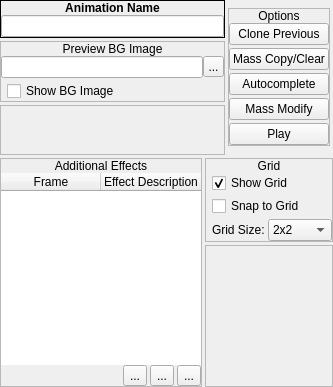
          <widget class="QWidget" name="widget_11" native="true">
           <property name="sizePolicy">
            <sizepolicy hsizetype="Fixed" vsizetype="Preferred">
             <horstretch>0</horstretch>
             <verstretch>0</verstretch>
            </sizepolicy>
           </property>
           <layout class="QVBoxLayout" name="verticalLayout_14">
            <property name="spacing">
             <number>3</number>
            </property>
            <property name="margin">
             <number>0</number>
            </property>
            <item>
             <widget class="QWidget" name="widget_14" native="true">
              <layout class="QHBoxLayout" name="horizontalLayout_3">
               <property name="spacing">
                <number>3</number>
               </property>
               <property name="margin">
                <number>0</number>
               </property>
               <item>
                <widget class="QWidget" name="widget_9" native="true">
                 <layout class="QVBoxLayout" name="verticalLayout_16">
                  <property name="spacing">
                   <number>3</number>
                  </property>
                  <property name="margin">
                   <number>0</number>
                  </property>
                  <item>
                   <widget class="QFrame" name="frame_39">
                    <property name="sizePolicy">
                     <sizepolicy hsizetype="Preferred" vsizetype="Fixed">
                      <horstretch>0</horstretch>
                      <verstretch>0</verstretch>
                     </sizepolicy>
                    </property>
                    <property name="frameShape">
                     <enum>QFrame::Box</enum>
                    </property>
                    <property name="frameShadow">
                     <enum>QFrame::Plain</enum>
                    </property>
                    <layout class="QVBoxLayout" name="verticalLayout_107">
                     <property name="spacing">
                      <number>0</number>
                     </property>
                     <property name="margin">
                      <number>0</number>
                     </property>
                     <item>
                      <widget class="QLabel" name="label_100">
                       <property name="sizePolicy">
                        <sizepolicy hsizetype="Preferred" vsizetype="Fixed">
                         <horstretch>0</horstretch>
                         <verstretch>0</verstretch>
                        </sizepolicy>
                       </property>
                       <property name="font">
                        <font>
                         <weight>75</weight>
                         <bold>true</bold>
                        </font>
                       </property>
                       <property name="text">
                        <string>Animation Name</string>
                       </property>
                       <property name="alignment">
                        <set>Qt::AlignCenter</set>
                       </property>
                      </widget>
                     </item>
                     <item>
                      <widget class="QWidget" name="widget_52" native="true">
                       <property name="sizePolicy">
                        <sizepolicy hsizetype="Preferred" vsizetype="Fixed">
                         <horstretch>0</horstretch>
                         <verstretch>0</verstretch>
                        </sizepolicy>
                       </property>
                       <layout class="QVBoxLayout" name="verticalLayout_108">
                        <property name="spacing">
                         <number>0</number>
                        </property>
                        <property name="margin">
                         <number>0</number>
                        </property>
                        <item>
                         <widget class="QLineEdit" name="leName">
                          <property name="sizePolicy">
                           <sizepolicy hsizetype="Preferred" vsizetype="Fixed">
                            <horstretch>0</horstretch>
                            <verstretch>0</verstretch>
                           </sizepolicy>
                          </property>
                          <property name="maxLength">
                           <number>24</number>
                          </property>
                         </widget>
                        </item>
                       </layout>
                      </widget>
                     </item>
                    </layout>
                   </widget>
                  </item>
                  <item>
                   <widget class="QFrame" name="frame_2">
                    <property name="sizePolicy">
                     <sizepolicy hsizetype="Preferred" vsizetype="Fixed">
                      <horstretch>0</horstretch>
                      <verstretch>0</verstretch>
                     </sizepolicy>
                    </property>
                    <property name="frameShape">
                     <enum>QFrame::StyledPanel</enum>
                    </property>
                    <property name="frameShadow">
                     <enum>QFrame::Raised</enum>
                    </property>
                    <layout class="QVBoxLayout" name="verticalLayout_3">
                     <property name="spacing">
                      <number>0</number>
                     </property>
                     <property name="margin">
                      <number>0</number>
                     </property>
                     <item>
                      <widget class="QLabel" name="label_2">
                       <property name="sizePolicy">
                        <sizepolicy hsizetype="Preferred" vsizetype="Fixed">
                         <horstretch>0</horstretch>
                         <verstretch>0</verstretch>
                        </sizepolicy>
                       </property>
                       <property name="text">
                        <string>Preview BG Image</string>
                       </property>
                       <property name="alignment">
                        <set>Qt::AlignCenter</set>
                       </property>
                      </widget>
                     </item>
                     <item>
                      <widget class="QWidget" name="widget_2" native="true">
                       <layout class="QVBoxLayout" name="verticalLayout_17">
                        <property name="spacing">
                         <number>3</number>
                        </property>
                        <property name="margin">
                         <number>0</number>
                        </property>
                        <item>
                         <widget class="QWidget" name="widget_22" native="true">
                          <layout class="QHBoxLayout" name="horizontalLayout">
                           <property name="spacing">
                            <number>0</number>
                           </property>
                           <property name="margin">
                            <number>0</number>
                           </property>
                           <item>
                            <widget class="QLineEdit" name="leBGImage">
                             <property name="readOnly">
                              <bool>true</bool>
                             </property>
                            </widget>
                           </item>
                           <item>
                            <widget class="QToolButton" name="bBrowseBGImage">
                             <property name="minimumSize">
                              <size>
                               <width>21</width>
                               <height>21</height>
                              </size>
                             </property>
                             <property name="maximumSize">
                              <size>
                               <width>21</width>
                               <height>21</height>
                              </size>
                             </property>
                             <property name="text">
                              <string>...</string>
                             </property>
                             <property name="icon">
                              <iconset resource="gui_icons.qrc">
                               <normaloff>:/icons/fileopen.png</normaloff>:/icons/fileopen.png</iconset>
                             </property>
                            </widget>
                           </item>
                          </layout>
                         </widget>
                        </item>
                        <item>
                         <widget class="QWidget" name="widget_15" native="true">
                          <layout class="QHBoxLayout" name="horizontalLayout_2">
                           <property name="spacing">
                            <number>0</number>
                           </property>
                           <property name="leftMargin">
                            <number>6</number>
                           </property>
                           <property name="topMargin">
                            <number>0</number>
                           </property>
                           <property name="rightMargin">
                            <number>0</number>
                           </property>
                           <property name="bottomMargin">
                            <number>0</number>
                           </property>
                           <item>
                            <widget class="QCheckBox" name="cbShowBGImage">
                             <property name="text">
                              <string>Show BG Image</string>
                             </property>
                            </widget>
                           </item>
                          </layout>
                         </widget>
                        </item>
                       </layout>
                      </widget>
                     </item>
                    </layout>
                   </widget>
                  </item>
                  <item>
                   <widget class="QFrame" name="frame_10">
                    <property name="frameShape">
                     <enum>QFrame::StyledPanel</enum>
                    </property>
                    <property name="frameShadow">
                     <enum>QFrame::Raised</enum>
                    </property>
                   </widget>
                  </item>
                 </layout>
                </widget>
               </item>
               <item>
                <widget class="QFrame" name="frame_3">
                 <property name="sizePolicy">
                  <sizepolicy hsizetype="Fixed" vsizetype="Fixed">
                   <horstretch>0</horstretch>
                   <verstretch>0</verstretch>
                  </sizepolicy>
                 </property>
                 <property name="frameShape">
                  <enum>QFrame::StyledPanel</enum>
                 </property>
                 <property name="frameShadow">
                  <enum>QFrame::Raised</enum>
                 </property>
                 <layout class="QVBoxLayout" name="verticalLayout_9">
                  <property name="spacing">
                   <number>0</number>
                  </property>
                  <property name="margin">
                   <number>0</number>
                  </property>
                  <item>
                   <widget class="QLabel" name="label_3">
                    <property name="sizePolicy">
                     <sizepolicy hsizetype="Preferred" vsizetype="Fixed">
                      <horstretch>0</horstretch>
                      <verstretch>0</verstretch>
                     </sizepolicy>
                    </property>
                    <property name="text">
                     <string>Options</string>
                    </property>
                    <property name="alignment">
                     <set>Qt::AlignCenter</set>
                    </property>
                   </widget>
                  </item>
                  <item>
                   <widget class="QWidget" name="widget_3" native="true">
                    <layout class="QVBoxLayout" name="verticalLayout_10">
                     <property name="spacing">
                      <number>3</number>
                     </property>
                     <property name="margin">
                      <number>0</number>
                     </property>
                     <item>
                      <widget class="QPushButton" name="bClonePrevious">
                       <property name="text">
                        <string>Clone Previous</string>
                       </property>
                      </widget>
                     </item>
                     <item>
                      <widget class="QPushButton" name="bMassCopyClear">
                       <property name="text">
                        <string>Mass Copy/Clear</string>
                       </property>
                      </widget>
                     </item>
                     <item>
                      <widget class="QPushButton" name="bAutocomplete">
                       <property name="text">
                        <string>Autocomplete</string>
                       </property>
                      </widget>
                     </item>
                     <item>
                      <widget class="QPushButton" name="bMassModify">
                       <property name="text">
                        <string>Mass Modify</string>
                       </property>
                      </widget>
                     </item>
                     <item>
                      <widget class="QPushButton" name="bPlay">
                       <property name="text">
                        <string>Play</string>
                       </property>
                       <property name="icon">
                        <iconset resource="gui_icons.qrc">
                         <normaloff>:/icons/testplay.png</normaloff>:/icons/testplay.png</iconset>
                       </property>
                      </widget>
                     </item>
                    </layout>
                   </widget>
                  </item>
                 </layout>
                </widget>
               </item>
               <item>
                <widget class="QWidget" name="widget_5" native="true">
                 <property name="sizePolicy">
                  <sizepolicy hsizetype="Fixed" vsizetype="Preferred">
                   <horstretch>0</horstretch>
                   <verstretch>0</verstretch>
                  </sizepolicy>
                 </property>
                 <property name="minimumSize">
                  <size>
                   <width>0</width>
                   <height>155</height>
                  </size>
                 </property>
                 <property name="maximumSize">
                  <size>
                   <width>16777215</width>
                   <height>155</height>
                  </size>
                 </property>
                 <layout class="QVBoxLayout" name="verticalLayout_11">
                  <property name="spacing">
                   <number>3</number>
                  </property>
                  <property name="margin">
                   <number>0</number>
                  </property>
                 </layout>
                </widget>
               </item>
              </layout>
             </widget>
            </item>
            <item>
             <widget class="QWidget" name="widget_16" native="true">
              <property name="sizePolicy">
               <sizepolicy hsizetype="Fixed" vsizetype="Preferred">
                <horstretch>0</horstretch>
                <verstretch>0</verstretch>
               </sizepolicy>
              </property>
              <layout class="QHBoxLayout" name="horizontalLayout_11">
               <property name="spacing">
                <number>3</number>
               </property>
               <property name="margin">
                <number>0</number>
               </property>
               <item>
                <widget class="QFrame" name="frame_5">
                 <property name="sizePolicy">
                  <sizepolicy hsizetype="Fixed" vsizetype="Preferred">
                   <horstretch>0</horstretch>
                   <verstretch>0</verstretch>
                  </sizepolicy>
                 </property>
                 <property name="frameShape">
                  <enum>QFrame::StyledPanel</enum>
                 </property>
                 <property name="frameShadow">
                  <enum>QFrame::Raised</enum>
                 </property>
                 <layout class="QVBoxLayout" name="verticalLayout_12">
                  <property name="spacing">
                   <number>0</number>
                  </property>
                  <property name="margin">
                   <number>0</number>
                  </property>
                  <item>
                   <widget class="QLabel" name="label_6">
                    <property name="sizePolicy">
                     <sizepolicy hsizetype="Preferred" vsizetype="Fixed">
                      <horstretch>0</horstretch>
                      <verstretch>0</verstretch>
                     </sizepolicy>
                    </property>
                    <property name="text">
                     <string>Additional Effects</string>
                    </property>
                    <property name="alignment">
                     <set>Qt::AlignCenter</set>
                    </property>
                   </widget>
                  </item>
                  <item>
                   <widget class="QWidget" name="widget_7" native="true">
                    <layout class="QVBoxLayout" name="verticalLayout_13">
                     <property name="spacing">
                      <number>0</number>
                     </property>
                     <property name="margin">
                      <number>0</number>
                     </property>
                     <item>
                      <widget class="QTableWidget" name="twAdditionalEffects">
                       <property name="sizePolicy">
                        <sizepolicy hsizetype="Fixed" vsizetype="Expanding">
                         <horstretch>0</horstretch>
                         <verstretch>0</verstretch>
                        </sizepolicy>
                       </property>
                       <property name="minimumSize">
                        <size>
                         <width>200</width>
                         <height>0</height>
                        </size>
                       </property>
                       <property name="maximumSize">
                        <size>
                         <width>200</width>
                         <height>16777215</height>
                        </size>
                       </property>
                       <property name="frameShape">
                        <enum>QFrame::NoFrame</enum>
                       </property>
                       <property name="alternatingRowColors">
                        <bool>true</bool>
                       </property>
                       <property name="selectionMode">
                        <enum>QAbstractItemView::SingleSelection</enum>
                       </property>
                       <property name="selectionBehavior">
                        <enum>QAbstractItemView::SelectRows</enum>
                       </property>
                       <property name="verticalScrollMode">
                        <enum>QAbstractItemView::ScrollPerPixel</enum>
                       </property>
                       <property name="horizontalScrollMode">
                        <enum>QAbstractItemView::ScrollPerPixel</enum>
                       </property>
                       <property name="showGrid">
                        <bool>false</bool>
                       </property>
                       <property name="wordWrap">
                        <bool>false</bool>
                       </property>
                       <property name="cornerButtonEnabled">
                        <bool>false</bool>
                       </property>
                       <attribute name="horizontalHeaderMinimumSectionSize">
                        <number>5</number>
                       </attribute>
                       <attribute name="horizontalHeaderStretchLastSection">
                        <bool>false</bool>
                       </attribute>
                       <attribute name="verticalHeaderVisible">
                        <bool>false</bool>
                       </attribute>
                       <column>
                        <property name="text">
                         <string>Frame</string>
                        </property>
                       </column>
                       <column>
                        <property name="text">
                         <string>Effect Description</string>
                        </property>
                       </column>
                      </widget>
                     </item>
                     <item>
                      <widget class="QWidget" name="widget_20" native="true">
                       <layout class="QHBoxLayout" name="horizontalLayout_7">
                        <property name="spacing">
                         <number>3</number>
                        </property>
                        <property name="margin">
                         <number>0</number>
                        </property>
                        <item>
                         <spacer name="horizontalSpacer_2">
                          <property name="orientation">
                           <enum>Qt::Horizontal</enum>
                          </property>
                          <property name="sizeHint" stdset="0">
                           <size>
                            <width>40</width>
                            <height>20</height>
                           </size>
                          </property>
                         </spacer>
                        </item>
                        <item>
                         <widget class="QToolButton" name="bDeleteEffect">
                          <property name="toolTip">
                           <string>Remove Image</string>
                          </property>
                          <property name="text">
                           <string>...</string>
                          </property>
                          <property name="icon">
                           <iconset resource="gui_icons.qrc">
                            <normaloff>:/icons/minus.png</normaloff>:/icons/minus.png</iconset>
                          </property>
                         </widget>
                        </item>
                        <item>
                         <widget class="QToolButton" name="bAddEffect">
                          <property name="toolTip">
                           <string>Add Image</string>
                          </property>
                          <property name="text">
                           <string>...</string>
                          </property>
                          <property name="icon">
                           <iconset resource="gui_icons.qrc">
                            <normaloff>:/icons/plus.png</normaloff>:/icons/plus.png</iconset>
                          </property>
                         </widget>
                        </item>
                        <item>
                         <widget class="QToolButton" name="bConfigureEffect">
                          <property name="text">
                           <string>...</string>
                          </property>
                          <property name="icon">
                           <iconset resource="gui_icons.qrc">
                            <normaloff>:/icons/configure.png</normaloff>:/icons/configure.png</iconset>
                          </property>
                         </widget>
                        </item>
                       </layout>
                      </widget>
                     </item>
                    </layout>
                   </widget>
                  </item>
                 </layout>
                </widget>
               </item>
               <item>
                <widget class="QWidget" name="widget_18" native="true">
                 <layout class="QVBoxLayout" name="verticalLayout_21">
                  <property name="spacing">
                   <number>3</number>
                  </property>
                  <property name="margin">
                   <number>0</number>
                  </property>
                  <item>
                   <widget class="QFrame" name="frame_7">
                    <property name="frameShape">
                     <enum>QFrame::StyledPanel</enum>
                    </property>
                    <property name="frameShadow">
                     <enum>QFrame::Raised</enum>
                    </property>
                    <layout class="QVBoxLayout" name="verticalLayout_20">
                     <property name="spacing">
                      <number>0</number>
                     </property>
                     <property name="margin">
                      <number>0</number>
                     </property>
                     <item>
                      <widget class="QLabel" name="label_8">
                       <property name="sizePolicy">
                        <sizepolicy hsizetype="Preferred" vsizetype="Fixed">
                         <horstretch>0</horstretch>
                         <verstretch>0</verstretch>
                        </sizepolicy>
                       </property>
                       <property name="text">
                        <string>Grid</string>
                       </property>
                       <property name="alignment">
                        <set>Qt::AlignCenter</set>
                       </property>
                      </widget>
                     </item>
                     <item>
                      <widget class="QWidget" name="widget_17" native="true">
                       <layout class="QVBoxLayout" name="verticalLayout_19">
                        <property name="spacing">
                         <number>3</number>
                        </property>
                        <property name="leftMargin">
                         <number>6</number>
                        </property>
                        <property name="topMargin">
                         <number>0</number>
                        </property>
                        <property name="rightMargin">
                         <number>0</number>
                        </property>
                        <property name="bottomMargin">
                         <number>0</number>
                        </property>
                        <item>
                         <widget class="QCheckBox" name="cbShowGrid">
                          <property name="text">
                           <string>Show Grid</string>
                          </property>
                          <property name="checked">
                           <bool>true</bool>
                          </property>
                         </widget>
                        </item>
                        <item>
                         <widget class="QCheckBox" name="cbSnapToGrid">
                          <property name="text">
                           <string>Snap to Grid</string>
                          </property>
                         </widget>
                        </item>
                        <item>
                         <widget class="QWidget" name="wSnapToGrid" native="true">
                          <layout class="QHBoxLayout" name="horizontalLayout_10">
                           <property name="spacing">
                            <number>3</number>
                           </property>
                           <property name="margin">
                            <number>0</number>
                           </property>
                           <item>
                            <widget class="QLabel" name="label_10">
                             <property name="sizePolicy">
                              <sizepolicy hsizetype="Fixed" vsizetype="Preferred">
                               <horstretch>0</horstretch>
                               <verstretch>0</verstretch>
                              </sizepolicy>
                             </property>
                             <property name="text">
                              <string>Grid Size:</string>
                             </property>
                            </widget>
                           </item>
                           <item>
                            <widget class="QComboBox" name="cboxGridSize">
                             <item>
                              <property name="text">
                               <string>2x2</string>
                              </property>
                             </item>
                             <item>
                              <property name="text">
                               <string>4x4</string>
                              </property>
                             </item>
                             <item>
                              <property name="text">
                               <string>8x8</string>
                              </property>
                             </item>
                             <item>
                              <property name="text">
                               <string>16x16</string>
                              </property>
                             </item>
                             <item>
                              <property name="text">
                               <string>32x32</string>
                              </property>
                             </item>
                             <item>
                              <property name="text">
                               <string>64x64</string>
                              </property>
                             </item>
                            </widget>
                           </item>
                          </layout>
                         </widget>
                        </item>
                       </layout>
                      </widget>
                     </item>
                    </layout>
                   </widget>
                  </item>
                  <item>
                   <widget class="QFrame" name="frame_9">
                    <property name="sizePolicy">
                     <sizepolicy hsizetype="Preferred" vsizetype="Expanding">
                      <horstretch>0</horstretch>
                      <verstretch>0</verstretch>
                     </sizepolicy>
                    </property>
                    <property name="frameShape">
                     <enum>QFrame::StyledPanel</enum>
                    </property>
                    <property name="frameShadow">
                     <enum>QFrame::Raised</enum>
                    </property>
                   </widget>
                  </item>
                 </layout>
                </widget>
               </item>
              </layout>
             </widget>
            </item>
           </layout>
          </widget>
